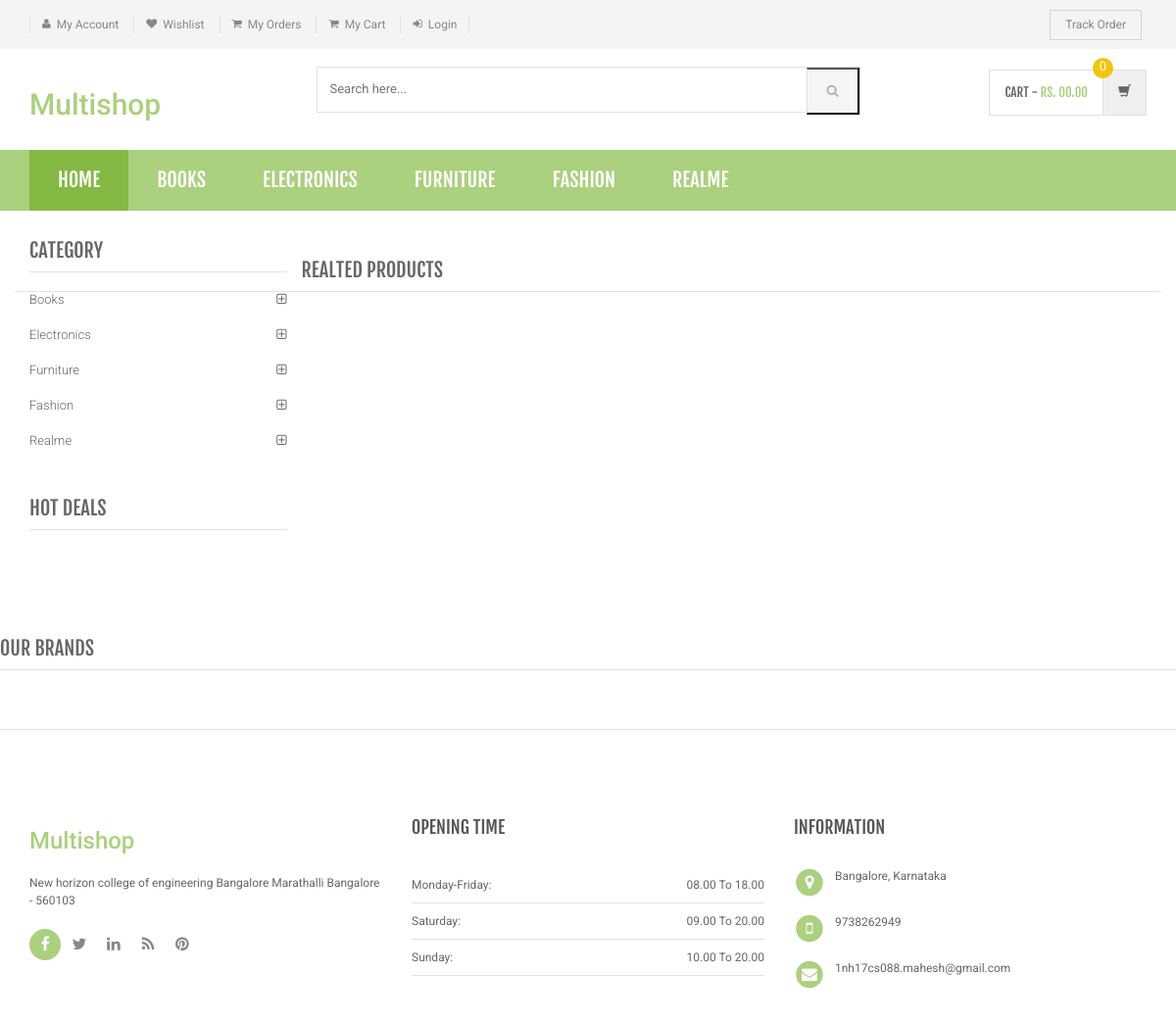
Page /shopping/product-details.php on the committed database.
### tables this page shows
CREATE TABLE `category` (
  `id` int(11) NOT NULL,
  `categoryName` varchar(255) DEFAULT NULL,
  `categoryDescription` longtext DEFAULT NULL,
  `creationDate` timestamp NOT NULL DEFAULT current_timestamp(),
  `updationDate` varchar(255) DEFAULT NULL
);

### shopping/product-details.php (the view, shortened to what this page needs)
<?php
include('includes/config.php');
		?>
<!DOCTYPE html>
<html lang="en">
	<head>
	    <link rel="stylesheet" href="assets/css/bootstrap.min.css">
	    <link rel="stylesheet" href="assets/css/main.css">
	    <link rel="stylesheet" href="assets/css/green.css">
	    <link rel="stylesheet" href="assets/css/owl.carousel.css">
		<link rel="stylesheet" href="assets/css/owl.transitions.css">
		<link href="assets/css/lightbox.css" rel="stylesheet">
		<link rel="stylesheet" href="assets/css/animate.min.css">
		<link rel="stylesheet" href="assets/css/rateit.css">
		<link rel="stylesheet" href="assets/css/bootstrap-select.min.css">
		<link rel="stylesheet" href="assets/css/config.css">
		<link href="assets/css/green.css" rel="alternate stylesheet" title="Green color">
		<link href="assets/css/blue.css" rel="alternate stylesheet" title="Blue color">
		<link href="assets/css/red.css" rel="alternate stylesheet" title="Red color">
		<link href="assets/css/orange.css" rel="alternate stylesheet" title="Orange color">
		<link href="assets/css/dark-green.css" rel="alternate stylesheet" title="Darkgreen color">
		<link rel="stylesheet" href="assets/css/font-awesome.min.css">
	</head>
    <body class="cnt-home">
<header class="header-style-1">
<?php include('includes/top-header.php');?>
<?php include('includes/main-header.php');?>
<?php include('includes/menu-bar.php');?>
</header>
<div class="body-content outer-top-xs">
	<div class='container'>
		<div class='row single-product outer-bottom-sm '>
			<div class='col-md-3 sidebar'>
				<div class="sidebar-module-container">
<div class="sidebar-widget outer-bottom-xs wow fadeInUp">
	<h3 class="section-title">Category</h3>
	<div class="sidebar-widget-body m-t-10">
		<div class="accordion">
		            <?php $sql=mysqli_query($con,"select id,categoryName  from category");
while($row=mysqli_fetch_array($sql))
{
    ?>
	    	<div class="accordion-group">
	            <div class="accordion-heading">
	                <a href="category.php?cid=<?php echo $row['id'];?>"  class="accordion-toggle collapsed">
	                   <?php echo $row['categoryName'];?>
	                </a>
	            </div>
	        </div>
	        <?php } ?>
	    </div>
	</div>
</div>
<div class="sidebar-widget hot-deals wow fadeInUp">
	<h3 class="section-title">hot deals</h3>
</div>
				</div>
			</div>
<section class="section featured-product wow fadeInUp">
	<h3 class="section-title">Realted Products </h3>
</section>
			</div>
		</div>
<?php include('includes/brands-slider.php');?>
</div>
<?php include('includes/footer.php');?>
</body>
</html>

### shopping/includes/top-header.php (shortened to what this page needs)
<div class="top-bar animate-dropdown">
	<div class="container">
		<div class="header-top-inner">
			<div class="cnt-account">
				<ul class="list-unstyled">
					<li><a href="my-account.php"><i class="icon fa fa-user"></i>My Account</a></li>
					<li><a href="my-wishlist.php"><i class="icon fa fa-heart"></i>Wishlist</a></li>
					<li><a href="order-history.php"><i class="icon fa fa-shopping-cart"></i>My Orders</a>	</li>
					<li><a href="my-cart.php"><i class="icon fa fa-shopping-cart"></i>My Cart</a></li>
					<?php if(strlen($_SESSION['login'])==0)
    {   ?>
<li><a href="login.php"><i class="icon fa fa-sign-in"></i>Login</a></li>
<?php }
else{ ?>
				<li><a href="logout.php"><i class="icon fa fa-sign-out"></i>Logout</a></li>
				<?php } ?>
				</ul>
			</div>
<div class="cnt-block">
				<ul class="list-unstyled list-inline">
					<li class="dropdown dropdown-small">
						<a href="track-orders.php" class="dropdown-toggle" ><span class="key">Track Order</b></a>
					</li>
				</ul>
			</div>
			<div class="clearfix"></div>
		</div>
	</div>
</div>

### shopping/includes/main-header.php (shortened to what this page needs)
	<div class="main-header">
		<div class="container">
			<div class="row">
				<div class="col-xs-12 col-sm-12 col-md-3 logo-holder">
<div class="logo">
	<a href="index.php">
		<h2>Multishop</h2>
	</a>
</div>
</div>
<div class="col-xs-12 col-sm-12 col-md-6 top-search-holder">
<div class="search-area">
    <form name="search" method="post" action="search-result.php">
        <div class="control-group">
            <input class="search-field" type="text" placeholder="Search here..." name="product" id="product" required="required" />
            <button class="search-button" type="submit" name="search"></button>
        </div>
    </form>
</div>
				</div>
				<div class="col-xs-12 col-sm-12 col-md-3 animate-dropdown top-cart-row">
<?php
if(!empty($_SESSION['cart'])){
	?>
	<div class="dropdown dropdown-cart">
		<a href="#" class="dropdown-toggle lnk-cart" data-toggle="dropdown">
			<div class="items-cart-inner">
				<div class="total-price-basket">
					<span class="lbl">cart -</span>
					<span class="total-price">
						<span class="sign">Rs.</span>
						<span class="value"><?php echo $_SESSION['tp']; ?></span>
					</span>
				</div>
				<div class="basket">
					<i class="glyphicon glyphicon-shopping-cart"></i>
				</div>
				<div class="basket-item-count"><span class="count"><?php echo $_SESSION['qnty'];?></span></div>
		    </div>
		</a>
		<ul class="dropdown-menu">
		 <?php
    $sql = "SELECT * FROM products WHERE id IN(";
			foreach($_SESSION['cart'] as $id => $value){
			$sql .=$id. ",";
			}
			$sql=substr($sql,0,-1) . ") ORDER BY id ASC";
			$query = mysqli_query($con,$sql);
			$totalprice=0;
			$totalqunty=0;
			if(!empty($query)){
			while($row = mysqli_fetch_array($query)){
				$quantity=$_SESSION['cart'][$row['id']]['quantity'];
				$subtotal= $_SESSION['cart'][$row['id']]['quantity']*$row['productPrice']+$row['shippingCharge'];
				$totalprice += $subtotal;
				$_SESSION['qnty']=$totalqunty+=$quantity;
	?>
			<li>
				<div class="cart-item product-summary">
					<div class="row">
						<div class="col-xs-4">
							<div class="image">
								<a href="product-details.php?pid=<?php echo $row['id'];?>"><img  src="admin/productimages/<?php echo $row['id'];?>/<?php echo $row['productImage1'];?>" width="35" height="50" alt=""></a>
							</div>
						</div>
						<div class="col-xs-7">
							<h3 class="name"><a href="product-details.php?pid=<?php echo $row['id'];?>"><?php echo $row['productName']; ?></a></h3>
							<div class="price">Rs.<?php echo ($row['productPrice']+$row['shippingCharge']); ?>*<?php echo $_SESSION['cart'][$row['id']]['quantity']; ?></div>
						</div>
					</div>
				</div>
				<?php } }?>
				<div class="clearfix"></div>
			<hr>
			<div class="clearfix cart-total">
				<div class="pull-right">
						<span class="text">Total :</span><span class='price'>Rs.<?php echo $_SESSION['tp']="$totalprice". ".00"; ?></span>
				</div>
				<div class="clearfix"></div>
				<a href="my-cart.php" class="btn btn-upper btn-primary btn-block m-t-20">My Cart</a>
			</div>
		</li>
		</ul>
	</div>
<?php } else { ?>
<div class="dropdown dropdown-cart">
		<a href="#" class="dropdown-toggle lnk-cart" data-toggle="dropdown">
			<div class="items-cart-inner">
				<div class="total-price-basket">
					<span class="lbl">cart -</span>
					<span class="total-price">
						<span class="sign">Rs.</span>
						<span class="value">00.00</span>
					</span>
				</div>
				<div class="basket">
					<i class="glyphicon glyphicon-shopping-cart"></i>
				</div>
				<div class="basket-item-count"><span class="count">0</span></div>
		    </div>
		</a>
	</div>
	<?php }?>
				</div>
			</div>
		</div>
	</div>

### shopping/includes/menu-bar.php (shortened to what this page needs)
<div class="header-nav animate-dropdown">
    <div class="container">
        <div class="yamm navbar navbar-default" role="navigation">
            <div class="nav-bg-class">
                <div class="navbar-collapse collapse" id="mc-horizontal-menu-collapse">
	<div class="nav-outer">
		<ul class="nav navbar-nav">
			<li class="active dropdown yamm-fw">
				<a href="main.php" data-hover="dropdown" class="dropdown-toggle">Home</a>
			</li>
              <?php $sql=mysqli_query($con,"select id,categoryName  from category limit 6");
while($row=mysqli_fetch_array($sql))
{
    ?>
			<li class="dropdown yamm">
				<a href="category.php?cid=<?php echo $row['id'];?>"> <?php echo $row['categoryName'];?></a>
			</li>
			<?php } ?>
		</ul>
		<div class="clearfix"></div>
	</div>
</div>
            </div>
        </div>
    </div>
</div>

### shopping/includes/brands-slider.php (shortened to what this page needs)
<div id="brands-carousel" class="logo-slider wow fadeInUp">
		<h3 class="section-title">Our Brands</h3>
</div>

### shopping/includes/footer.php
<footer id="footer" class="footer color-bg">
	  <div class="links-social inner-top-sm">
        <div class="container">
            <div class="row">
            	<div class="col-xs-12 col-sm-6 col-md-4">
<div class="contact-info">
    <div class="footer-logo">
        <div class="logo">
            <a href="index.php">
<h3>Multishop</h3>
            </a>
        </div>
    </div>
     <div class="module-body m-t-20">
        <p class="about-us"> New horizon college of engineering Bangalore Marathalli Bangalore - 560103</p>
        <div class="social-icons">
        <a href="http://facebook.com/transvelo" class='active'><i class="icon fa fa-facebook"></i></a>
        <a href="#"><i class="icon fa fa-twitter"></i></a>
        <a href="#"><i class="icon fa fa-linkedin"></i></a>
        <a href="#"><i class="icon fa fa-rss"></i></a>
        <a href="#"><i class="icon fa fa-pinterest"></i></a>
        </div>
    </div>
</div>
            	</div>
            	<div class="col-xs-12 col-sm-6 col-md-4">
<div class="contact-timing">
	<div class="module-heading">
		<h4 class="module-title">opening time</h4>
	</div>
	<div class="module-body outer-top-xs">
		<div class="table-responsive">
			<table class="table">
				<tbody>
					<tr><td>Monday-Friday:</td><td class="pull-right">08.00 To 18.00</td></tr>
					<tr><td>Saturday:</td><td class="pull-right">09.00 To 20.00</td></tr>
					<tr><td>Sunday:</td><td class="pull-right">10.00 To 20.00</td></tr>
				</tbody>
			</table>
		</div>
	</div>
</div>
            	</div>
            	<div class="col-xs-12 col-sm-6 col-md-4">
<div class="contact-information">
	<div class="module-heading">
		<h4 class="module-title">information</h4>
	</div>
	<div class="module-body outer-top-xs">
        <ul class="toggle-footer" style="">
            <li class="media">
                <div class="pull-left">
                     <span class="icon fa-stack fa-lg">
                      <i class="fa fa-circle fa-stack-2x"></i>
                      <i class="fa fa-map-marker fa-stack-1x fa-inverse"></i>
                    </span>
                </div>
                <div class="media-body">
                    <p>Bangalore, Karnataka</p>
                </div>
            </li>
              <li class="media">
                <div class="pull-left">
                     <span class="icon fa-stack fa-lg">
                      <i class="fa fa-circle fa-stack-2x"></i>
                      <i class="fa fa-mobile fa-stack-1x fa-inverse"></i>
                    </span>
                </div>
                <div class="media-body">
                    <p>9738262949</p>
                </div>
            </li>
              <li class="media">
                <div class="pull-left">
                     <span class="icon fa-stack fa-lg">
                      <i class="fa fa-circle fa-stack-2x"></i>
                      <i class="fa fa-envelope fa-stack-1x fa-inverse"></i>
                    </span>
                </div>
                <div class="media-body">
                    <span><a href="#">1nh17cs088.mahesh@gmail.com</a></span>
                </div>
            </li>
            </ul>
    </div>
</div>
            	</div>
            </div>
        </div>
    </div>

### shopping/assets/css/green.css (style rules this page uses)
a { color: #abd07e; }
.top-cart-row .dropdown-cart .lnk-cart .items-cart-inner .total-price-basket .total-price { color: #abd07e; }
.header-style-1 .header-nav { background: #abd07e; }
.cnt-home .header-style-1 .header-nav .navbar .navbar-nav > li.active { background: #84b943; }
.footer .links-social .social-icons a:hover, .footer .links-social .social-icons a:focus, .footer .links-social .social-icons a.active { background: #abd07e; }
.footer .contact-information .media .icon .fa-stack-2x { color: #abd07e; }
.sidebar .sidebar-module-container .sidebar-widget .sidebar-widget-body .accordion .accordion-group .accordion-heading .accordion-toggle, .sidebar .sidebar-module-container .sidebar-widget .sidebar-widget-body .accordion .accordion-group .accordion-heading .accordion-toggle:hover, .sidebar .sidebar-module-container .sidebar-widget .sidebar-widget-body .accordion .accordion-group .accordion-heading .accordion-toggle:focus, .sidebar .sidebar-module-container .sidebar-widget .sidebar-widget-body .accordion .accordion-group .accordion-heading .accordion-toggle:after { color: #abd07e; }

### shopping/assets/css/lightbox.css (style rules this page uses)
body:after { content: url(../images/close.png) url(../images/loading.gif) url(../images/prev.png) url(../images/next.png); display: none; }

### shopping/assets/css/blue.css (style rules this page uses)
a { color: #3498db; }
.top-cart-row .dropdown-cart .lnk-cart .items-cart-inner .total-price-basket .total-price { color: #3498db; }
.header-style-1 .header-nav { background: #3498db; }
.cnt-home .header-style-1 .header-nav .navbar .navbar-nav > li.active { background: #1d6ca1; }
.footer .links-social .social-icons a:hover, .footer .links-social .social-icons a:focus, .footer .links-social .social-icons a.active { background: #3498db; }
.footer .contact-information .media .icon .fa-stack-2x { color: #3498db; }
.sidebar .sidebar-module-container .sidebar-widget .sidebar-widget-body .accordion .accordion-group .accordion-heading .accordion-toggle, .sidebar .sidebar-module-container .sidebar-widget .sidebar-widget-body .accordion .accordion-group .accordion-heading .accordion-toggle:hover, .sidebar .sidebar-module-container .sidebar-widget .sidebar-widget-body .accordion .accordion-group .accordion-heading .accordion-toggle:focus, .sidebar .sidebar-module-container .sidebar-widget .sidebar-widget-body .accordion .accordion-group .accordion-heading .accordion-toggle:after { color: #3498db; }

### shopping/assets/css/red.css (style rules this page uses)
a { color: #ff6c6c; }
.top-cart-row .dropdown-cart .lnk-cart .items-cart-inner .total-price-basket .total-price { color: #ff6c6c; }
.header-style-1 .header-nav { background: #ff6c6c; }
.cnt-home .header-style-1 .header-nav .navbar .navbar-nav > li.active { background: #ff1a1a; }
.footer .links-social .social-icons a:hover, .footer .links-social .social-icons a:focus, .footer .links-social .social-icons a.active { background: #ff6c6c; }
.footer .contact-information .media .icon .fa-stack-2x { color: #ff6c6c; }
.sidebar .sidebar-module-container .sidebar-widget .sidebar-widget-body .accordion .accordion-group .accordion-heading .accordion-toggle, .sidebar .sidebar-module-container .sidebar-widget .sidebar-widget-body .accordion .accordion-group .accordion-heading .accordion-toggle:hover, .sidebar .sidebar-module-container .sidebar-widget .sidebar-widget-body .accordion .accordion-group .accordion-heading .accordion-toggle:focus, .sidebar .sidebar-module-container .sidebar-widget .sidebar-widget-body .accordion .accordion-group .accordion-heading .accordion-toggle:after { color: #ff6c6c; }

### rows in the picture
category: categoryName "BOOKS", categoryName "Books"
category: categoryName "ELECTRONICS", categoryName "Electronics"
category: categoryName "FURNITURE", categoryName "Furniture"
category: categoryName "FASHION", categoryName "Fashion"
category: categoryName "REALME", categoryName "Realme"
